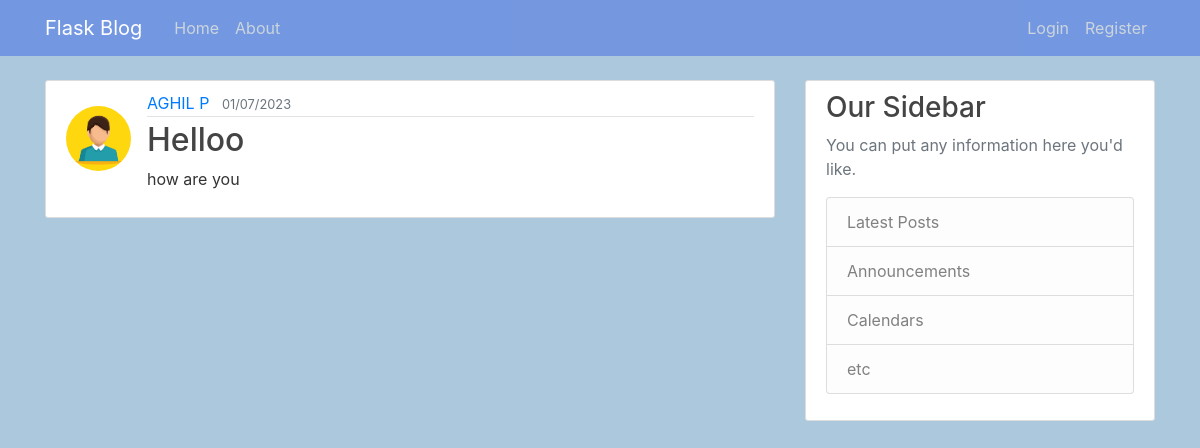
/post/1, run on the app's committed database.
### blog/models.py (models this page shows, shortened)
class User(db.Model,UserMixin):
    id = db.Column(db.Integer,primary_key=True)
    username = db.Column(db.String(15),unique=True,nullable=False)
    email = db.Column(db.String(50),unique=True,nullable=False)
    user_dp=db.Column(db.String(20),nullable=False,default='default.jpg')
    password = db.Column(db.String(50),nullable=False)
    posts = db.relationship('Post',backref='author',lazy=True)

class Post(db.Model):
    id = db.Column(db.Integer,primary_key=True)
    title = db.Column(db.String(15),nullable=False)
    date_posted = db.Column(db.DateTime,nullable=False,default=datetime.utcnow)
    content = db.Column(db.Text,nullable=False)
    user_id = db.Column(db.Integer,db.ForeignKey('user.id'),nullable=False)

### blog/routes.py (the view)
@app.route("/post/<int:post_id>")
def post(post_id):
    post=Post.query.get_or_404(post_id)
    return render_template('post.html',title=post.title,post=post)

### blog/templates/post.html (shortened to what this page needs)
{% extends "layout.html" %}
{% block content %}
        <article class="media content-section">
          <img class="rounded-circle article-img" src=" {{ url_for('static',filename='profile/' + post.author.user_dp) }} " alt="">
          <div class="media-body">
            <div class="article-metadata">
              <a class="mr-2" href="{{ url_for('user_posts',username=post.author.username) }}">{{ post.author.username }}</a>
              <small class="text-muted">{{ post.date_posted.strftime('%m/%d/%Y') }}</small>
            </div>
            <h2 class="article-title">{{ post.title }}</h2>
            <p class="article-content">{{ post.content }}</p>
          </div>
        </article>
{% endblock content %}

### blog/static/main.css (style rules this page uses)
body { background: rgb(171, 200, 220); color: #333333; margin-top: 5rem; }
h1, h2, h3, h4, h5, h6 { color: #444444; }
.content-section { background: #ffffff; padding: 10px 20px; border: 1px solid #dddddd; border-radius: 3px; margin-bottom: 20px; }
.article-title { color: #444444; }
.article-content { white-space: pre-line; }
.article-img { margin-top: 15px; height: 65px; width: 65px; margin-right: 16px; }
.article-metadata { padding-bottom: 1px; margin-bottom: 4px; border-bottom: 1px solid #e3e3e3 }

### data on the page
User: user_dp (picture), author.username "AGHIL P"
Post: date_posted "01/07/2023", title "Helloo", content "how are you"
